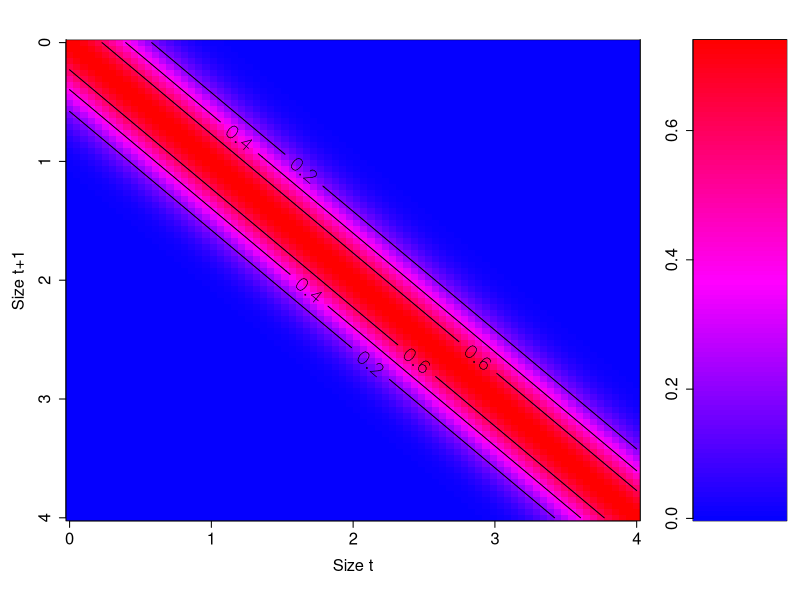

Generate this figure with R:
matrix.image=function(A, x=NULL, y=NULL, col=rainbow(100,start=0.67,end=0),
             bw=FALSE, do.contour=FALSE, do.legend=TRUE,...) {
 if(do.legend) layout(mat=cbind(matrix(1,5,5),rep(2,5)));
 par(mar=c(6,5,3,2)); 
 if(is.null(x)) x=1:ncol(A);
 if(is.null(y)) y=1:nrow(A); 
 nx=length(x); ny=length(y); 
 x1=c(1.5*x[1]-0.5*x[2],1.5*x[nx]-0.5*x[nx-1]); 
 y1=c(1.5*y[1]-0.5*y[2],1.5*y[ny]-0.5*y[ny-1]); 
 if(bw) col=grey( (200:50)/200 ); 
 image(list(x=x,y=y,z=t(A)),xlim=x1,ylim=rev(y1),col=col,cex.axis=1.5,cex.lab=1.5,bty="u",...);
 abline(v=range(x1)); abline(h=range(y1)); 
 if(do.contour) contour(x,y,t(A),nlevels=5,labcex=1.2,add=TRUE);   
 
 if(do.legend) {
    l.y=seq(min(A),max(A),length=100);  
    par(mar=c(6,2,3,1))
    image(list(x=1:2,y=l.y,z=rbind(l.y,l.y)),col=col,bty="o",xaxt="n",yaxt="n"); 
    axis(side=2,cex.axis=1.5,at=pretty(seq(min(A),max(A),length=10))); 
 } 
}

x=1:80; 
A=outer(x,x,FUN=function(x,y) 0.737*exp(-0.01*(x-y)^2)); 
px=seq(0,4,length=length(x)); 
matrix.image(A,px,px,xlab="Size t",ylab="Size t+1",do.contour=TRUE,do.legend=TRUE); 
